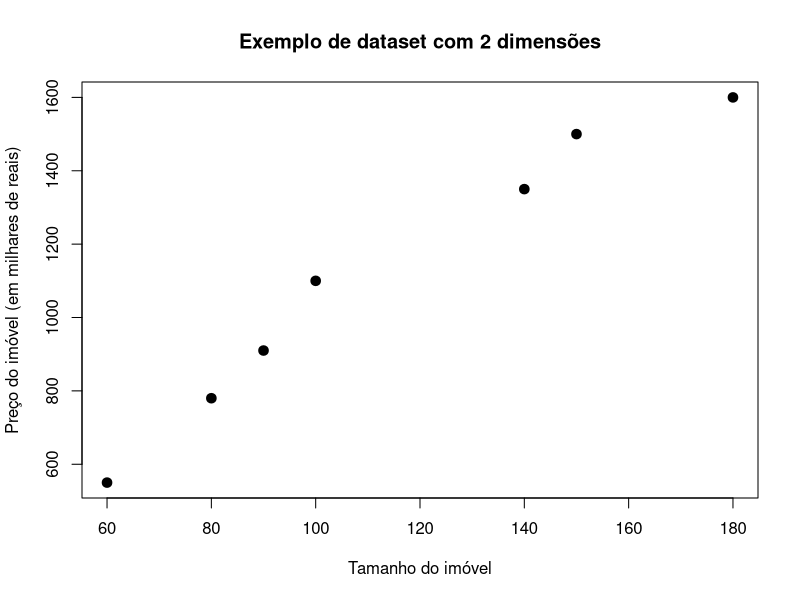
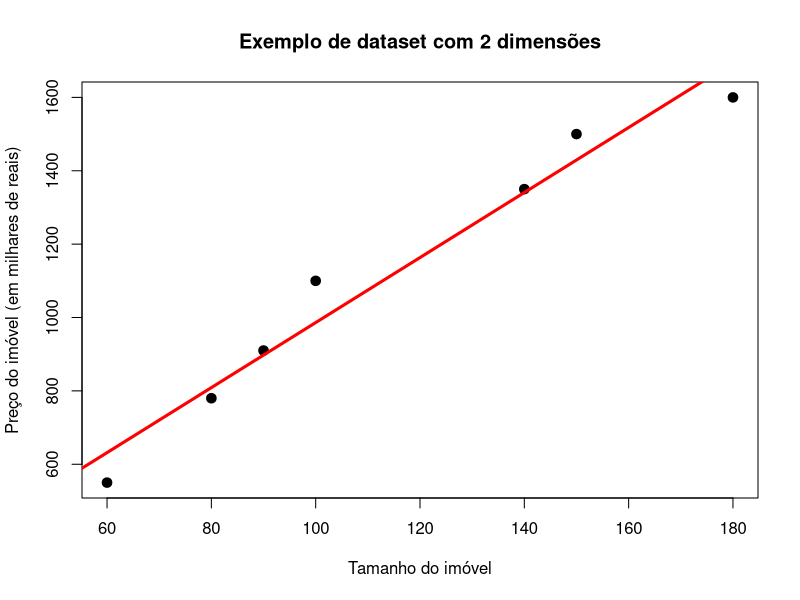
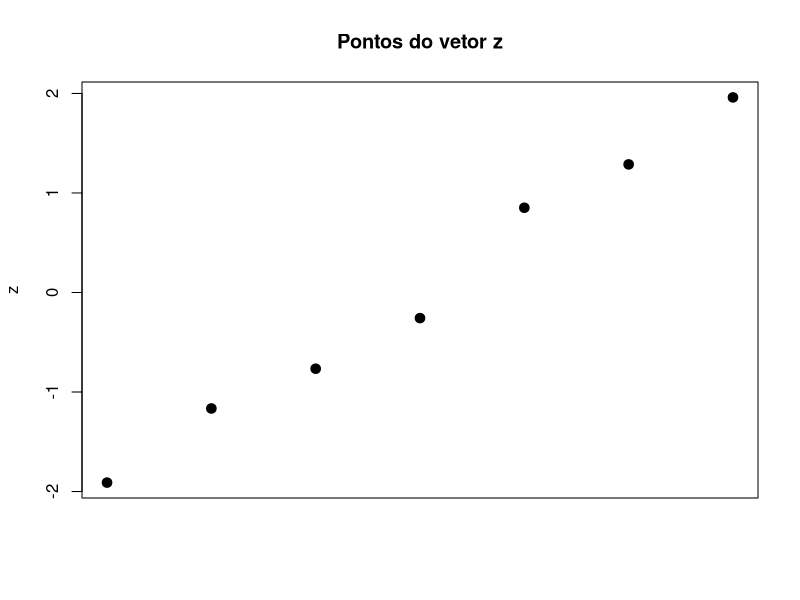
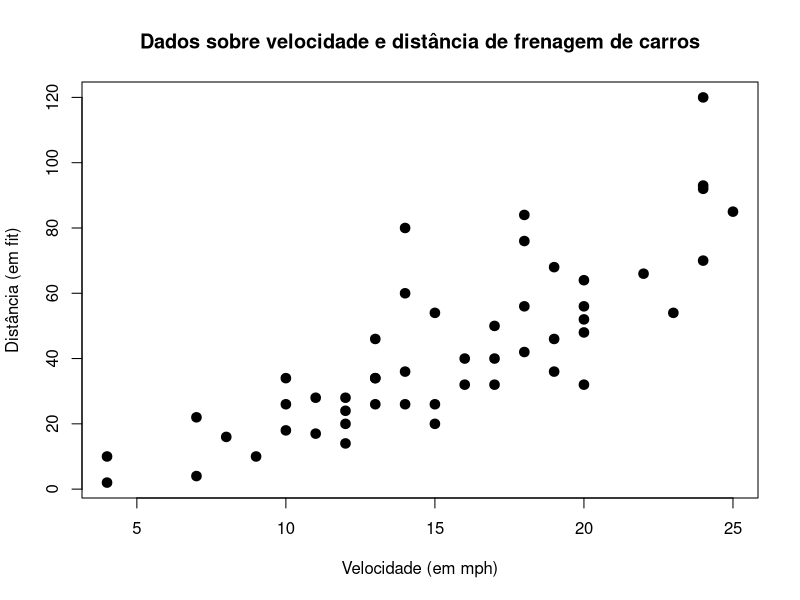
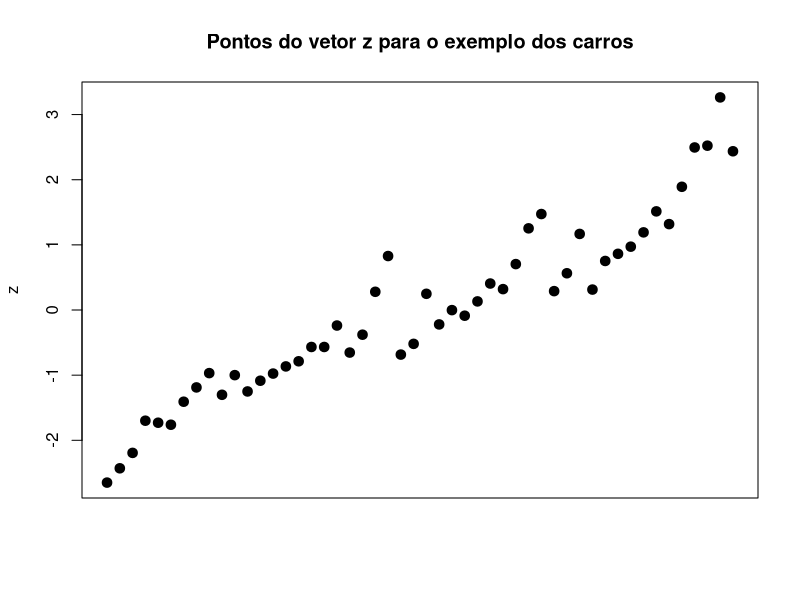
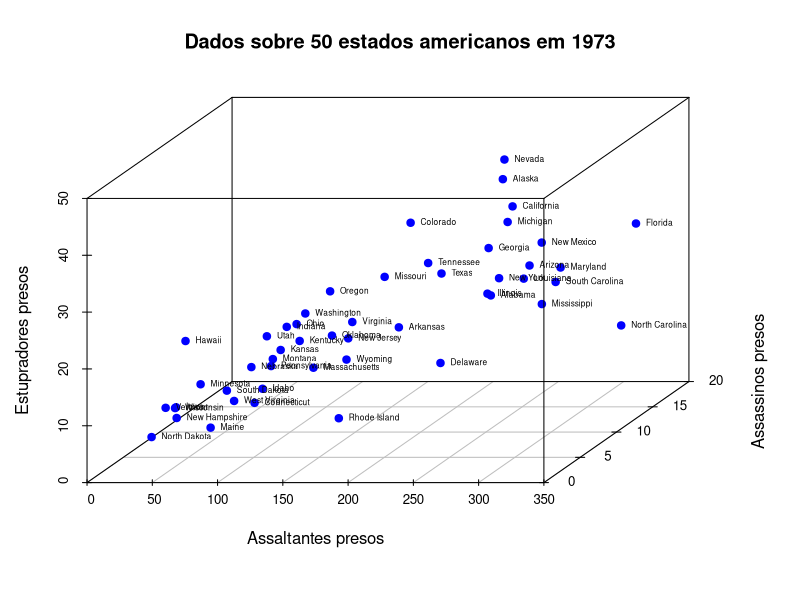
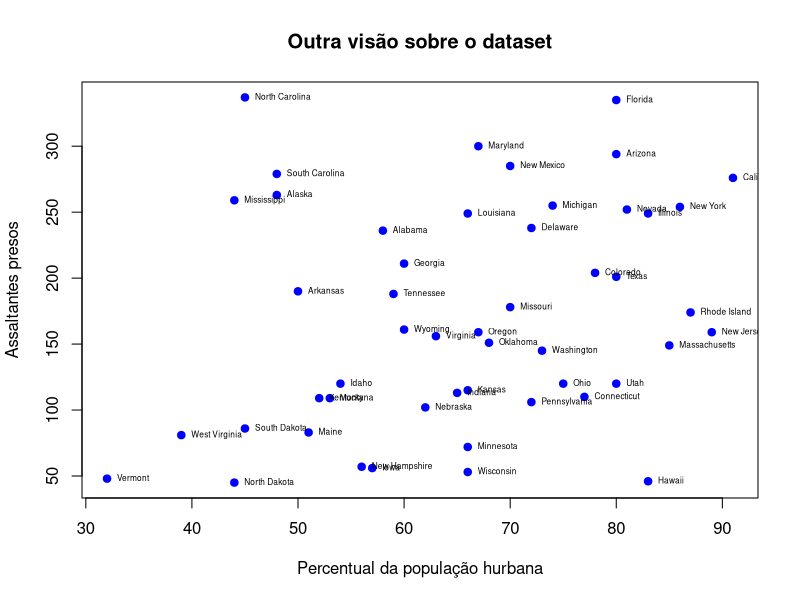
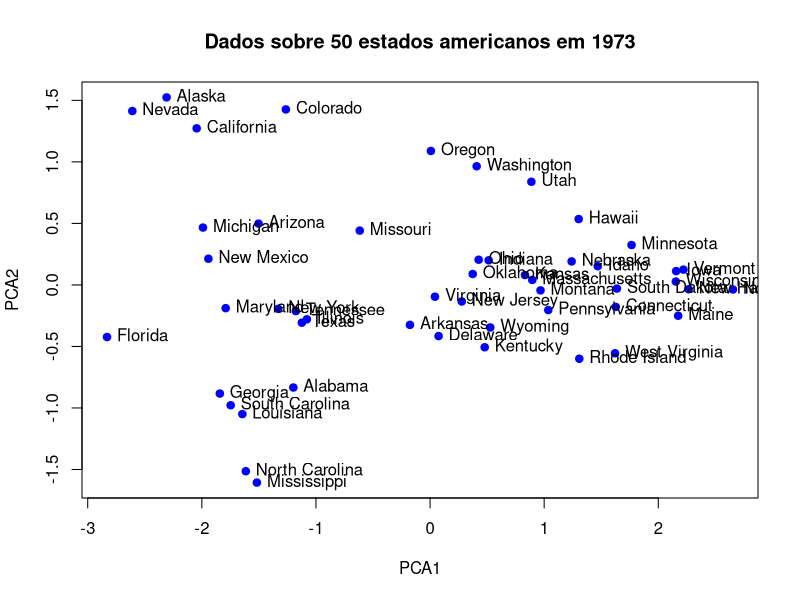

Recreate these plots in R, in order.
dir <- "~/Documents/aulas/bandtec/posGraduacao/modelagemDescritivaPreditiva/slides/Aula04-reducaoDimensao/figuras/"

casas <- data.frame(tamanho=c(60,80,90,100,140,150,180),
                    preco=c(550,780,910,1100,1350,1500,1600))

png(filename = paste(dir,"duasDimensoes.png", sep=""), 
    height = 600, width = 800, pointsize = 24)
plot(casas, main="Exemplo de dataset com 2 dimensões",
     xlab="Tamanho do imóvel",
     ylab="Preço do imóvel (em milhares de reais)",
     pch=19, lwd=3)
dev.off()

library(xtable)
printTable <- xtable(head(casas))
print(printTable)


png(filename = paste(dir,"duasDimensoesComLinha.png", sep=""), 
    height = 600, width = 800, pointsize = 24)
plot(casas, main="Exemplo de dataset com 2 dimensões",
     xlab="Tamanho do imóvel",
     ylab="Preço do imóvel (em milhares de reais)",
     pch=19, lwd=3)
abline(lm(casas$preco ~ casas$tamanho), col="red", lwd=3)
dev.off()

pca <- prcomp(casas, scale. = TRUE)
summary(pca)
z <- pca$x[,1]

png(filename = paste(dir,"pontosZ.png", sep=""), 
    height = 600, width = 800, pointsize = 24)
plot(pca$x[,1],pch=19,
     main="Pontos do vetor z",
     ylab="z", xaxt='n', xlab="", lwd=3)
dev.off()

z

print(xtable(summary(pca)))

#
# Segundo exemplo, ainda em R2
#

data(cars)

png(filename = paste(dir,"duasDimCarros.png", sep=""), 
    height = 600, width = 800, pointsize = 24)
plot(cars, pch=19,
     main="Dados sobre velocidade e distância de frenagem de carros",
     xlab="Velocidade (em mph)",
     ylab="Distância (em fit)", lwd=3)
dev.off()

pca <- prcomp(cars, scale. = TRUE)
summary(pca)

png(filename = paste(dir,"pontosZCarros.png", sep=""), 
    height = 600, width = 800, pointsize = 24)
plot(pca$x[,1],pch=19,
     main="Pontos do vetor z para o exemplo dos carros",
     ylab="z", xaxt='n', xlab="", lwd=3)
dev.off()

print(xtable(summary(pca)))
z <- pca$x[,1]
z

#
# Exemplo com 4 dimensoes
#

data("USArrests")
print(xtable(head(USArrests)))

library(scatterplot3d)

png(filename = paste(dir,"plot3d.png", sep=""), 
    height = 600, width = 800, pointsize = 18)
s3d <- scatterplot3d(USArrests$Assault, USArrests$Murder, 
                     USArrests$Rape, pch=19,
                     color="blue",
                     xlab="Assaltantes presos",
                     ylab="Assassinos presos",
                     zlab="Estupradores presos",
                     main="Dados sobre 50 estados americanos em 1973")
s3d.coords <- s3d$xyz.convert(USArrests$Assault, 
                              USArrests$Murder, USArrests$Rape)
text(s3d.coords$x, s3d.coords$y, 
     labels=row.names(USArrests), cex=.5, pos=4)
dev.off()

png(filename = paste(dir,"plotSeguranca.png", sep=""), 
    height = 600, width = 800, pointsize = 18)
plot(USArrests$UrbanPop, USArrests$Assault,
     main="Outra visão sobre o dataset",
     xlab="Percentual da população hurbana",
     ylab="Assaltantes presos", pch=19,
     col="blue")
text(USArrests$UrbanPop, USArrests$Assault, 
     row.names(USArrests), cex=.5, pos=4)
dev.off()

#
# Levando-se em consideracao apenas Murder, Assault e Rape
#
pca <- prcomp(USArrests[,c(1,2,4)], scale. = TRUE)
print(xtable(summary(pca)))

print(xtable(head(pca$x[,1:2])))

png(filename = paste(dir,"pca1.png", sep=""), 
    height = 600, width = 800, pointsize = 12)
plot(pca$x[,1], pca$x[,2], 
     col="blue", 
     pch=19, xlab="PCA1", ylab="PCA2",
     main="Dados sobre 50 estados americanos em 1973")

text(pca$x[,1], pca$x[,2], 
     row.names(pca$x), cex=1, pos=4)
dev.off()

png(filename = paste(dir,"biplot1.png", sep=""), 
    height = 600, width = 800, pointsize = 12)
biplot(pca, xlab="Componente principal 1", 
       ylab="Componente principal 2",  
       main="Dados sobre os estados americanos em 1973")
dev.off()


#
# Para todo o dataset
#
pca <- prcomp(USArrests, scale. = TRUE)
print(xtable(summary(pca)))

print(xtable(pca$rotation))

png(filename = paste(dir,"pca2.png", sep=""), 
    height = 600, width = 800, pointsize = 12)
plot(pca$x[,1], pca$x[,2], 
     col="blue", 
     pch=19, xlab="Índice de violência", ylab="Índice de Urbanização",
     main="Dados sobre 50 estados americanos em 1973")

text(pca$x[,1], pca$x[,2], 
     row.names(pca$x), cex=1, pos=4)
dev.off()

png(filename = paste(dir,"biplot2.png", sep=""), 
    height = 600, width = 800, pointsize = 12)
biplot(pca, xlab="Componente principal 1", 
       ylab="Componente principal 2",  
       main="Dados sobre os estados americanos em 1973")
dev.off()
